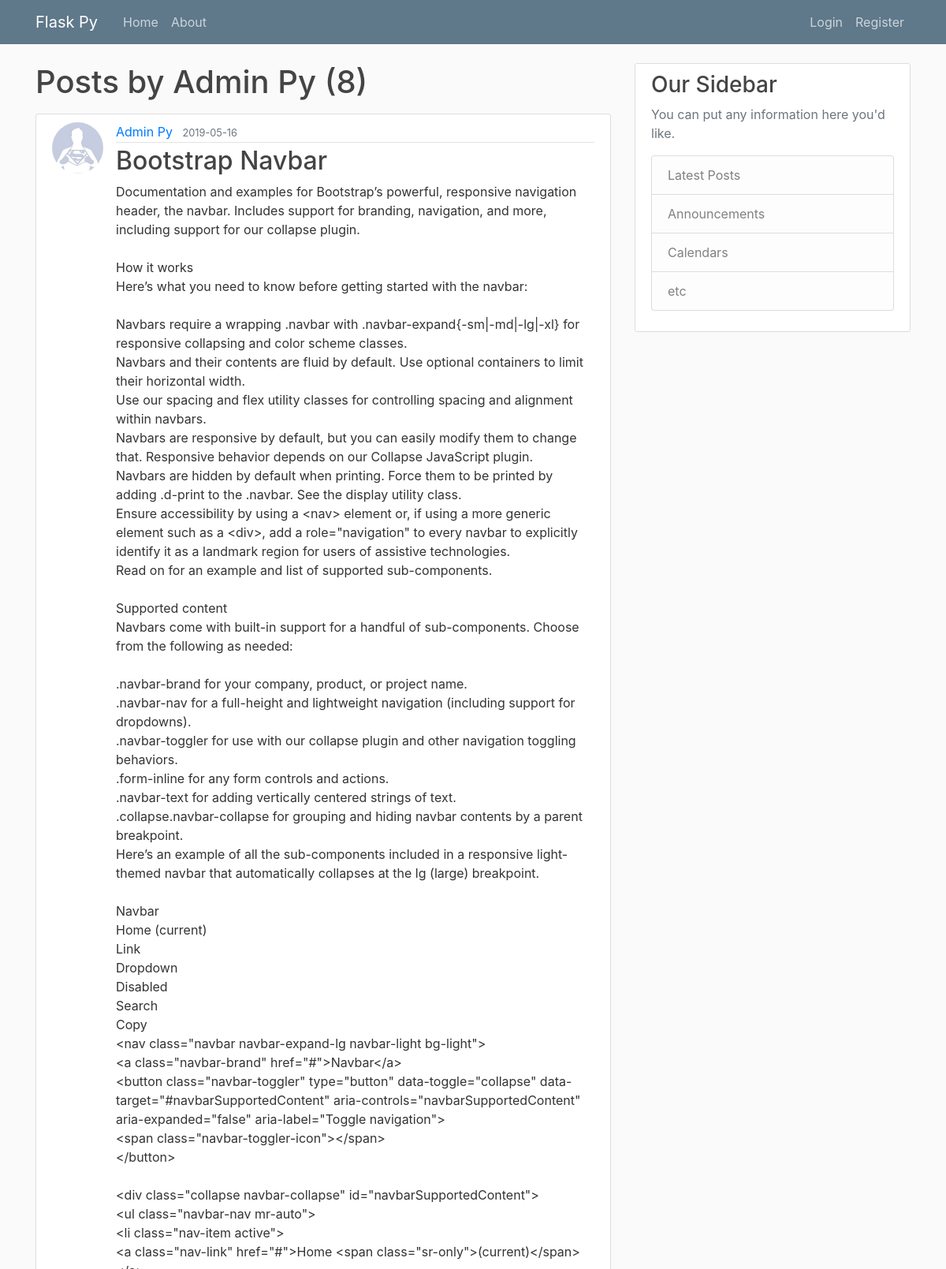
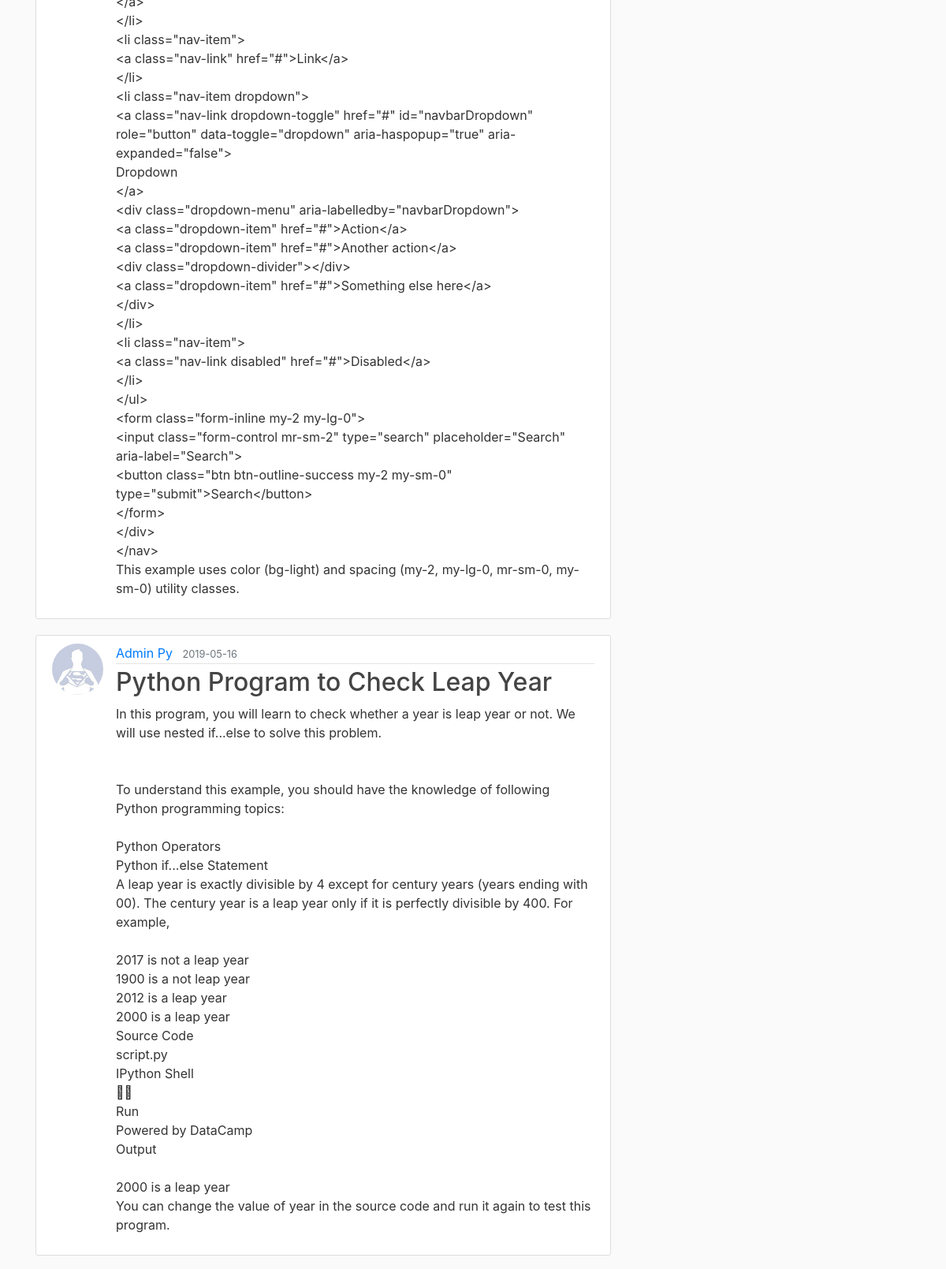
Page /user/Admin Py (upper part) on the committed database (2 pictures, top to bottom).
### flaskblog/models.py (models this page shows, shortened)
class User(db.Model, UserMixin):
    id = db.Column(db.Integer, primary_key=True)
    username = db.Column(db.String(20), unique=True, nullable=False)
    email = db.Column(db.String(120), unique=True, nullable=False)
    image_file = db.Column(db.String(20), nullable=False, default='default.jpg')
    password = db.Column(db.String(60), nullable=False)
    posts = db.relationship('Post', backref='author', lazy=True)

class Post(db.Model):
    id = db.Column(db.Integer, primary_key=True)
    title = db.Column(db.String(100), nullable=False)
    date_posted = db.Column(db.DateTime, nullable=False, default=datetime.utcnow)
    content = db.Column(db.Text, nullable=False)
    user_id = db.Column(db.Integer, db.ForeignKey('user.id'), nullable=False)

### flaskblog/users/routes.py (the view)
@users.route("/user/<string:username>")
def user_posts(username):
    page = request.args.get('page', 1, type=int)
    user = User.query.filter_by(username=username).first_or_404()
    posts = Post.query.filter_by(author=user)\
        .order_by(Post.date_posted.desc())\
        .paginate(page=page, per_page=5)
    return render_template('user_posts.html', posts=posts, user=user)

### flaskblog/templates/user_posts.html (shortened to what this page needs)
{% extends "layout.html" %}
{% block content %}
    <h1 class="mb-3">Posts by {{ user.username }} ({{ posts.total }})</h1>
    {% for post in posts.items %}
        <article class="media content-section">
          <img class="rounded-circle article-img" src="{{ url_for('static', filename='profile_pics/' + post.author.image_file) }}">
          <div class="media-body">
            <div class="article-metadata">
              <a class="mr-2" href="{{ url_for('users.user_posts', username=post.author.username) }}">{{ post.author.username }}</a>
              <small class="text-muted">{{ post.date_posted.strftime('%Y-%m-%d') }}</small>
            </div>
            <h2><a class="article-title" href="{{ url_for('posts.post', post_id=post.id) }}">{{ post.title }}</a></h2>
            <p class="article-content">{{ post.content }}</p>
          </div>
        </article>
    {% endfor %}
{% endblock content %}

### flaskblog/static/main.css (style rules this page uses)
body { background: #fafafa; color: #333333; margin-top: 5rem; }
h1, h2, h3, h4, h5, h6 { color: #444444; }
.content-section { background: #ffffff; padding: 10px 20px; border: 1px solid #dddddd; border-radius: 3px; margin-bottom: 20px; }
.article-title { color: #444444; }
.article-content { white-space: pre-line; }
.article-img { height: 65px; width: 65px; margin-right: 16px; }
.article-metadata { padding-bottom: 1px; margin-bottom: 4px; border-bottom: 1px solid #e3e3e3 }

### flaskblog/static/error_style.css (style rules this page uses)
* { -webkit-box-sizing: border-box; box-sizing: border-box; }

### rows in the picture
User: username "Admin Py"
Post: image_file (placeholder picture), author.username "Admin Py", date_posted "2019-05-16", title "Bootstrap Navbar", content "Documentation and examples for Bootstrap’s powerful, responsive navigation header, the navbar. Includes support for branding, navigation, and more, including support for our collapse plugin. How it works Here’s what you need to know before getting started with the navbar: Navbars require a wrapping .navbar with .navbar-expand{-sm|-md|-lg|-xl} for responsive collapsing and color scheme classes. Navbars and their contents are fluid by default. Use optional containers to limit their horizontal width. Use our spacing and flex utility classes for controlling spacing and alignment within navbars. Navbars are responsive by default, but you can easily modify them to change that. Responsive behavior…"
Post: image_file (placeholder picture), author.username "Admin Py", date_posted "2019-05-16", title "Python Program to Check Leap Year", content "In this program, you will learn to check whether a year is leap year or not. We will use nested if...else to solve this problem. To understand this example, you should have the knowledge of following Python programming topics: Python Operators Python if...else Statement A leap year is exactly divisible by 4 except for century years (years ending with 00). The century year is a leap year only if it is perfectly divisible by 400. For example, 2017 is not a leap year 1900 is a not leap year 2012 is a leap year 2000 is a leap year Source Code script.py IPython Shell \u0001\u0001 Run Powered by DataCamp Output 2000 is a leap year You can change the value of year in the source code and run it again to test…"

### other values in the picture
{{ posts.total }} "8"
